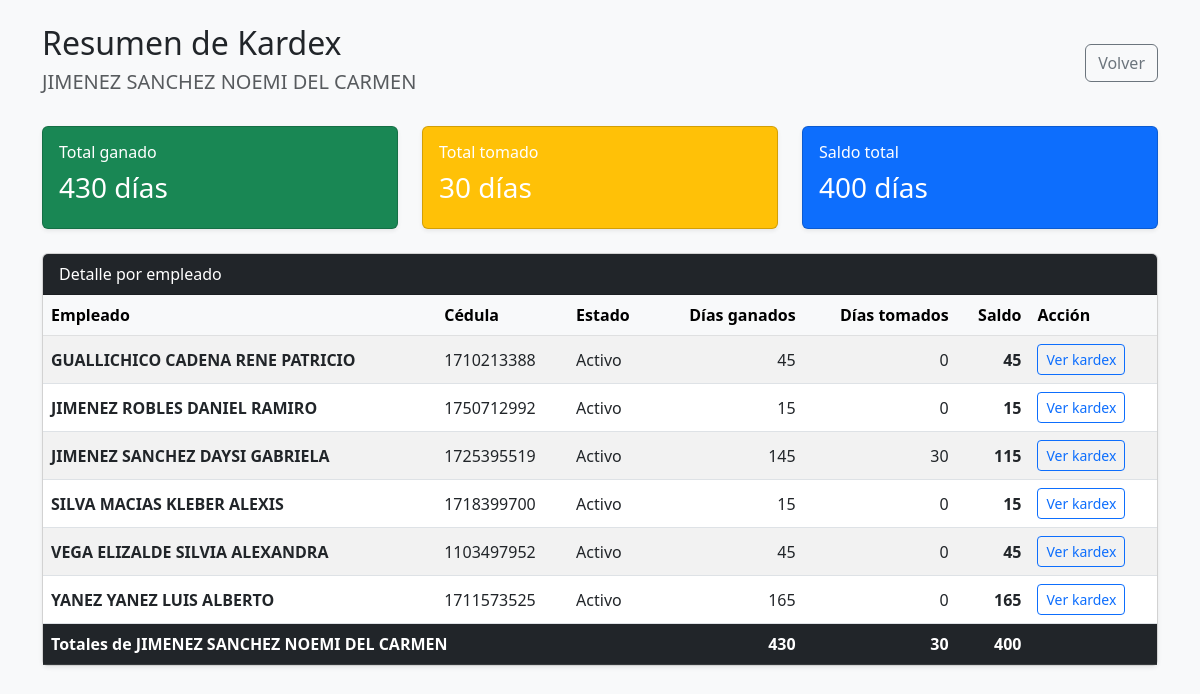
The page /empresa/1/reporte (signed in) on the database its author committed.
### tables this page shows
CREATE TABLE empresas (
        id INTEGER PRIMARY KEY AUTOINCREMENT,
        nombre TEXT NOT NULL UNIQUE
    );

CREATE TABLE empleados (
        id INTEGER PRIMARY KEY AUTOINCREMENT,
        empresa_id INTEGER NOT NULL,
        nombre TEXT NOT NULL,
        cedula TEXT,
        fecha_ingreso TEXT NOT NULL,
        fecha_salida TEXT,
        observaciones TEXT, cargo TEXT,
        FOREIGN KEY (empresa_id) REFERENCES empresas(id)
    );

### app.py (the view)
@app.route("/empresa/<empresa_id>/reporte")
def reporte_empresa(empresa_id):
    user = current_user()
    if not user or user["rol"] == "EMPLEADO" or not user_has_access_to_empresa(empresa_id):
        return redirect(url_for("index"))
    db = get_db()
    empresa_document = db.collection("empresas").document(str(empresa_id)).get()
    if not empresa_document.exists:
        return "Empresa no encontrada", 404
    empleados = [
        employee for employee in collection_rows(db, "empleados", "nombre")
        if str(employee["empresa_id"]) == str(empresa_id)
    ]
    resumen = []
    total_ganado = total_tomado = 0
    for employee in empleados:
        _, kardex = build_kardex(employee["id"])
        ganado = sum(row["dias_ganados"] for row in kardex)
        tomado = sum(row["dias_tomados"] for row in kardex)
        resumen.append({
            "empleado": employee,
            "total_ganado": ganado,
            "total_tomado": tomado,
            "saldo": ganado - tomado,
        })
        total_ganado += ganado
        total_tomado += tomado
    return render_template(
        "reporte_empresa.html",
        empresa=as_row(empresa_document),
        resumen=resumen,
        total_ganado=total_ganado,
        total_tomado=total_tomado,
        saldo=total_ganado - total_tomado,
        user=user,
    )

### app.py (called while the page is built)
def get_db():
    if not hasattr(get_db, "local_db"):
        get_db.local_db = LocalDatabase(LOCAL_DB)
    return get_db.local_db

def as_row(document):
    data = document.to_dict()
    data["id"] = document.id
    return data

def collection_rows(db, collection_name, order_field=None):
    query = db.collection(collection_name)
    if order_field:
        try:
            query = query.order_by(order_field)
        except Exception:
            pass
    return [as_row(document) for document in query.stream()]

def current_user():
    if "user_id" not in session:
        return None
    document = get_db().collection("usuarios").document(str(session["user_id"])).get()
    return as_row(document) if document.exists else None

def user_has_access_to_empresa(empresa_id):
    user = current_user()
    if not user:
        return False
    if user["rol"] == "SUPERADMIN":
        return True
    return str(user["empresa_id"]) == str(empresa_id)

def user_can_view_employee(user, empleado):
    if not user or not empleado:
        return False
    if user["rol"] == "EMPLEADO":
        return str(user.get("empleado_id")) == str(empleado["id"])
    return user_has_access_to_empresa(empleado["empresa_id"])

def annual_days(years):
    if years < 5:
        return 15
    if years == 5:
        return 16
    if years == 6:
        return 17
    if years == 7:
        return 18
    if years == 8:
        return 19
    if years <= 14:
        return 20
    if years <= 19:
        return 25
    return 30

    def to_dict(self):
        return dict(self._data) if self._data is not None else None

    def order_by(self, field):
        return LocalQuery(self.db, self.collection_name, self.filters, field, self.limit_value)

    def stream(self):
        cursor = self.db.execute(f"SELECT * FROM {self.collection_name}")
        rows = cursor.fetchall()
        columns = [column[0] for column in cursor.description]
        data = [dict(zip(columns, row)) for row in rows]
        for field, value in self.filters:
            data = [item for item in data if item.get(field) == value]
        if self.order_field:
            data.sort(key=lambda item: (item.get(self.order_field) is None, item.get(self.order_field)))
        if self.limit_value is not None:
            data = data[:self.limit_value]
        return [LocalDocument(item.pop("id"), item) for item in data]

    def document(self, document_id):
        return LocalDocumentReference(self.db, self.collection_name, document_id)

### templates/reporte_empresa.html (shortened to what this page needs)
<!DOCTYPE html>
<html lang="es">
<head>
    <link rel="stylesheet" href="https://cdn.jsdelivr.net/npm/bootstrap@5.3.0/dist/css/bootstrap.min.css">
</head>
<body class="bg-light py-4">
    <div class="container">
        <div class="d-flex justify-content-between align-items-center mb-4">
            <div>
                <h2>Resumen de Kardex</h2>
                <h5 class="text-muted">{{ empresa.nombre }}</h5>
            </div>
            <a href="{{ url_for('index') }}" class="btn btn-outline-secondary">Volver</a>
        </div>
        <div class="row mb-4">
            <div class="col-md-4">
                <div class="card text-white bg-success shadow-sm">
                    <div class="card-body">
                        <h6>Total ganado</h6>
                        <h3>{{ total_ganado }} días</h3>
                    </div>
                </div>
            </div>
            <div class="col-md-4">
                <div class="card text-white bg-warning shadow-sm">
                    <div class="card-body">
                        <h6>Total tomado</h6>
                        <h3>{{ total_tomado }} días</h3>
                    </div>
                </div>
            </div>
            <div class="col-md-4">
                <div class="card text-white bg-primary shadow-sm">
                    <div class="card-body">
                        <h6>Saldo total</h6>
                        <h3>{{ saldo }} días</h3>
                    </div>
                </div>
            </div>
        </div>
        <div class="card shadow-sm">
            <div class="card-header bg-dark text-white">Detalle por empleado</div>
            <div class="card-body p-0">
                <div class="table-responsive">
                    <table class="table table-striped table-hover mb-0 align-middle">
                        <thead class="table-light">
                            <tr>
                                <th>Empleado</th>
                                <th>Cédula</th>
                                <th>Estado</th>
                                <th class="text-end">Días ganados</th>
                                <th class="text-end">Días tomados</th>
                                <th class="text-end">Saldo</th>
                                <th>Acción</th>
                            </tr>
                        </thead>
                        <tbody>
                            {% for item in resumen %}
                            <tr>
                                <td><strong>{{ item.empleado.nombre }}</strong></td>
                                <td>{{ item.empleado.cedula or 'N/D' }}</td>
                                <td>{{ 'Retirado' if item.empleado.fecha_salida else 'Activo' }}</td>
                                <td class="text-end">{{ item.total_ganado }}</td>
                                <td class="text-end">{{ item.total_tomado }}</td>
                                <td class="text-end"><strong>{{ item.saldo }}</strong></td>
                                <td><a href="{{ url_for('empleado', empleado_id=item.empleado.id) }}" class="btn btn-sm btn-outline-primary">Ver kardex</a></td>
                            </tr>
                            {% else %}
                            <tr><td colspan="7" class="text-center py-4 text-muted">No hay empleados registrados en esta empresa.</td></tr>
                            {% endfor %}
                        </tbody>
                        <tfoot class="table-dark">
                            <tr>
                                <th colspan="3">Totales de {{ empresa.nombre }}</th>
                                <th class="text-end">{{ total_ganado }}</th>
                                <th class="text-end">{{ total_tomado }}</th>
                                <th class="text-end">{{ saldo }}</th>
                                <th></th>
                            </tr>
                        </tfoot>
                    </table>
                </div>
            </div>
        </div>
    </div>
</body>
</html>

### rows shown on the page
empresas: nombre "JIMENEZ SANCHEZ NOEMI DEL CARMEN"
empleados: empleado.nombre "GUALLICHICO CADENA RENE PATRICIO", empleado "1710213388"
empleados: empleado.nombre "JIMENEZ ROBLES DANIEL RAMIRO", empleado "1750712992"
empleados: empleado.nombre "JIMENEZ SANCHEZ DAYSI GABRIELA", empleado "1725395519"
empleados: empleado.nombre "SILVA MACIAS KLEBER ALEXIS", empleado "1718399700"
empleados: empleado.nombre "VEGA ELIZALDE SILVIA ALEXANDRA", empleado "1103497952"
empleados: empleado.nombre "YANEZ YANEZ LUIS ALBERTO", empleado "1711573525"

### other values the page prints
{{ total_ganado }} "430"
{{ total_tomado }} "30"
{{ saldo }} "400"
{{ 'Retirado' if item.empleado.fecha_salida else 'Activo' }} "Activo" "Activo" "Activo" "Activo" "Activo" "Activo"
{{ item.total_ganado }} "45" "15" "145" "15" "45" "165"
{{ item.total_tomado }} "0" "0" "30" "0" "0" "0"
{{ item.saldo }} "45" "15" "115" "15" "45" "165"
